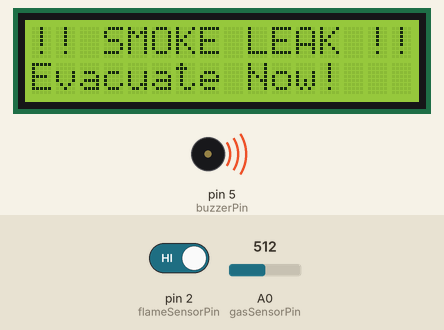
This sketch was run on a simulated Arduino Uno, built with avr-gcc and run on an emulated ATmega328P. Parts: 16×2 character LCD, buzzer (waves = sounding, pin HIGH). The inputs (shaded band) are chosen by the test bench; at power-on: A0 (gasSensorPin) = 512, pin 2 (flameSensorPin) HIGH. What the sketch prints to the serial monitor is not drawn.

Above: at 3.2 s.
3.3 s: A0 (gasSensorPin) set to 409
15.6 s: A0 (gasSensorPin) set to 385
At 27.1 s:
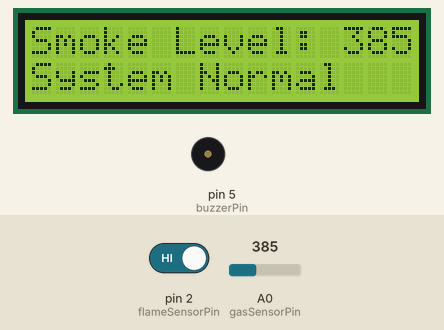
27.7 s: pin 2 (flameSensorPin) driven LOW
At 28.7 s:
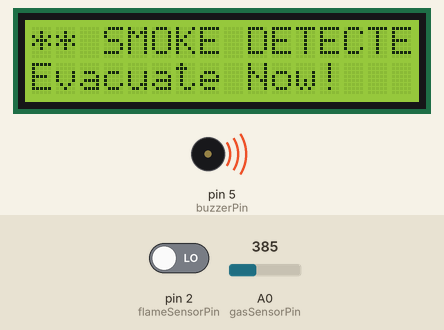
36.7 s: pin 2 (flameSensorPin) driven HIGH
At 38.8 s:
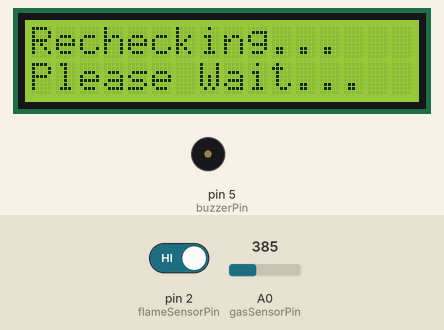
45.7 s: A0 (gasSensorPin) set to 306
At 47.9 s:
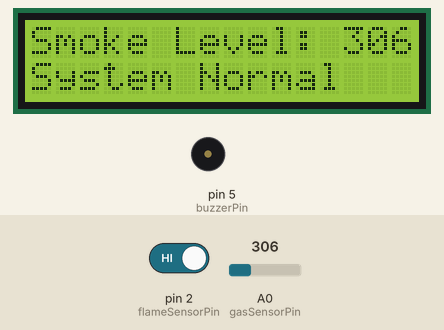
54.7 s: A0 (gasSensorPin) set to 410
At 55.7 s:
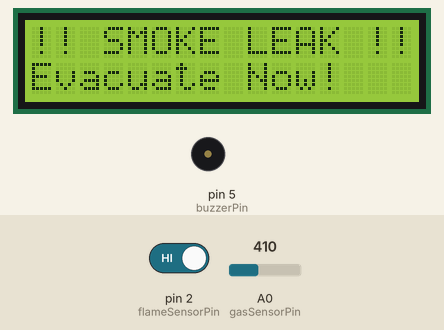
Timing chart, 0 to 64.7 s (numbered marks = the images above; inputs shaded):
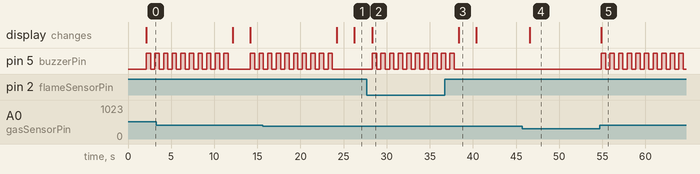

Measured:
- the behaviour switches between 401 and 400 on A0 (gasSensorPin) (found by bisection; images 0 and 1)
- after the input at 15.6 s, pin 5 (buzzerPin): goes on until 23.7 s, then stays LOW; the display: first differs from a run without the input after 10.7 s (image 1)
- after the input at 27.7 s, pin 5 (buzzerPin): alternates HIGH for 0.50 s and LOW for 0.50 s, starting after 0.63 s; the display: changes after 0.63 s (image 2)
- after the input at 36.7 s, pin 5 (buzzerPin): goes on until 37.8 s, then stays LOW
- after the input at 45.7 s, the display: changes after 0.91 s (image 4)
- after the input at 54.7 s, pin 5 (buzzerPin): alternates HIGH for 0.50 s and LOW for 0.50 s, starting after 0.19 s; the display: changes after 0.19 s (image 5)
- what the display in image 3 shows lasts 2.0 s, from 38.4 s to 40.4 s

The sketch:

Air_monetring_system.ino
```cpp
#include <Wire.h>
#include <LiquidCrystal_I2C.h>

// -----------------------------
// Fire & Gas Leakage Detection System using Arduino Uno
// Components: MQ2 Gas Sensor, Flame Sensor, Buzzer, 16x2 LCD (I2C)
// -----------------------------

// LCD Configuration
// I2C address (commonly 0x27 or 0x3F), 16 columns, 2 rows
LiquidCrystal_I2C lcd(0x27, 16, 2);

// Pin Definitions
const int gasSensorPin = A0;        // Analog pin for MQ2 Gas Sensor
const int flameSensorPin = 2;       // Digital pin for Flame Sensor (DOUT)
const int buzzerPin = 5;            // Digital pin for Buzzer

// Gas detection threshold (0 - 1023). Tune based on testing.
const int gasThreshold = 400;

void setup() {
  // Configure pin modes
  pinMode(gasSensorPin, INPUT);
  pinMode(flameSensorPin, INPUT);
  pinMode(buzzerPin, OUTPUT);

  // Initialize serial communication
  Serial.begin(9600);
  Serial.println("SMOKE Alarm System Starting...");

  // Initialize LCD display
  lcd.init();
  lcd.backlight();
  lcd.setCursor(0, 0);
  lcd.print("System Initializing");
  delay(2000);
  lcd.clear();
}

void loop() {
  // Read analog gas value from MQ2 (0-1023)
  int gasValue = analogRead(gasSensorPin);

  // Read digital flame status (LOW = fire detected)
  int airStatus = digitalRead(flameSensorPin);

  // Debugging output to Serial Monitor
  Serial.print("Gas: ");
  Serial.print(gasValue);
  Serial.print(" | Air💨: ");
  Serial.println(airStatus == LOW ? "DETECTED" : "Safe✅");

  // Check for danger conditions: GAS leak or FIRE
  if (gasValue > gasThreshold || airStatus == LOW) {
    lcd.clear();
    lcd.setCursor(0, 0);

    // Gas leak warning
    if (gasValue > gasThreshold) {
      lcd.print("!! SMOKE LEAK !!  ");
      Serial.println("SMOKE LEAK DETECTED");
    }
    // Fire alert
    else {
      lcd.print("** SMOKE DETECTED **");
      Serial.println("SMOKE DETECTED");
    }

    lcd.setCursor(0, 1);
    lcd.print("Evacuate Now!   ");

    // Beep buzzer repeatedly for 10 seconds
    for (int i = 0; i < 10; i++) {
      digitalWrite(buzzerPin, HIGH);
      delay(500);
      digitalWrite(buzzerPin, LOW);
      delay(500);
    }

    // Post-alert message
    lcd.setCursor(0, 0);
    lcd.print("Rechecking...   ");
    lcd.setCursor(0, 1);
    lcd.print("Please Wait...  ");
    delay(2000);
    lcd.clear();
  }
  else {
    // Normal status - display gas level
    digitalWrite(buzzerPin, LOW);
    lcd.setCursor(0, 0);
    lcd.print("Smoke Level: ");
    lcd.print(gasValue);
    lcd.print("   ");  // Padding for clear output

    lcd.setCursor(0, 1);
    lcd.print("System Normal   ");
    delay(1000);
  }
}
```
